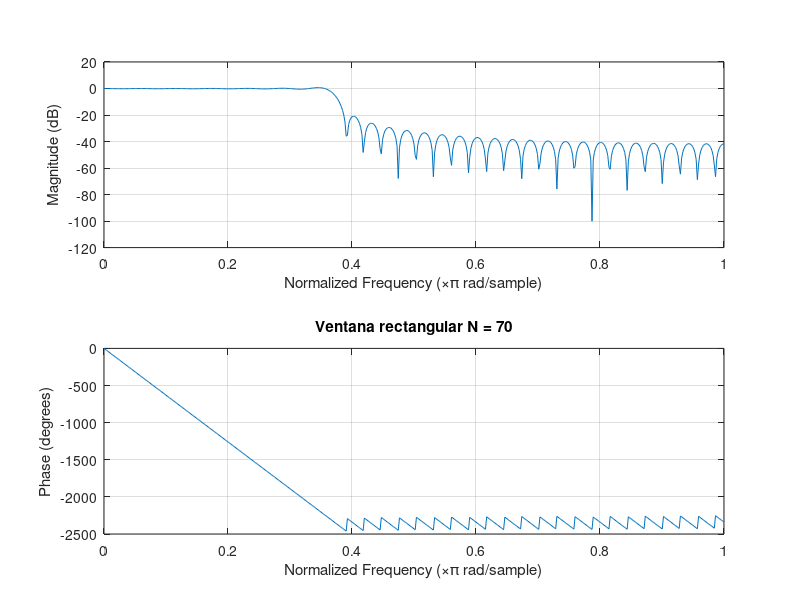
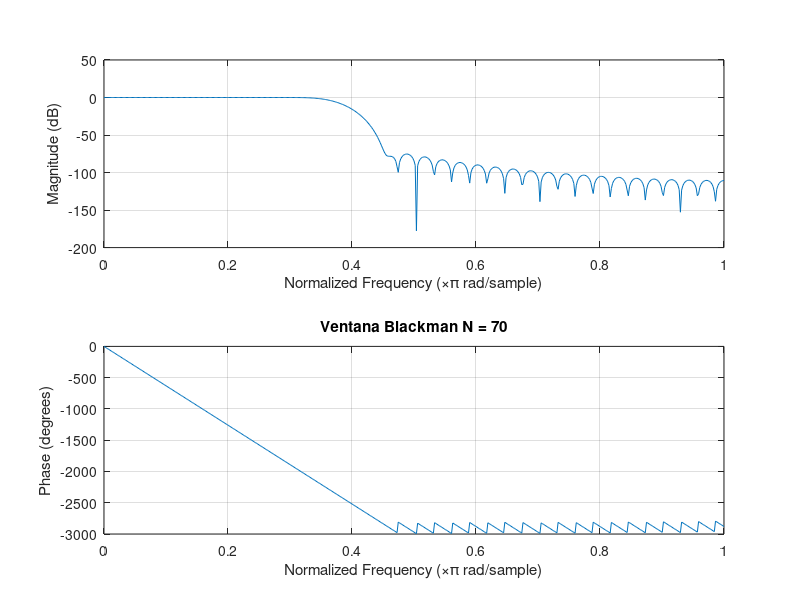
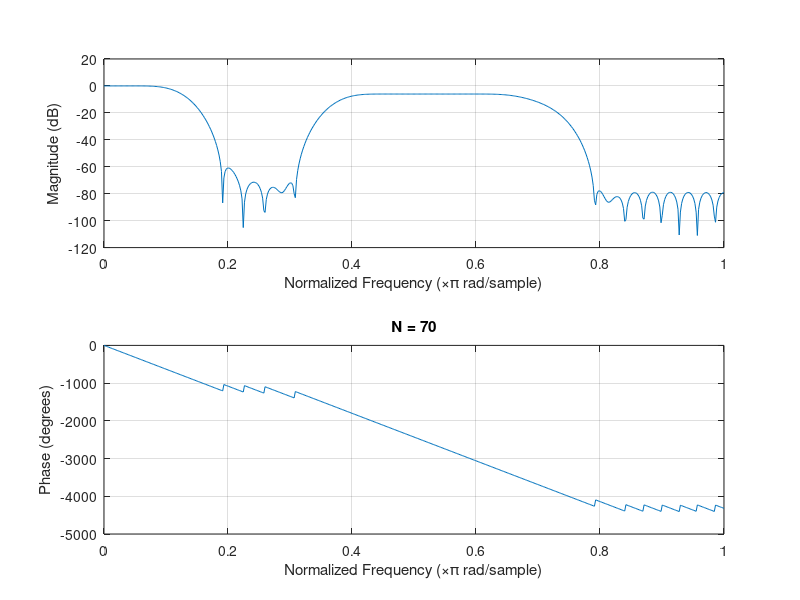
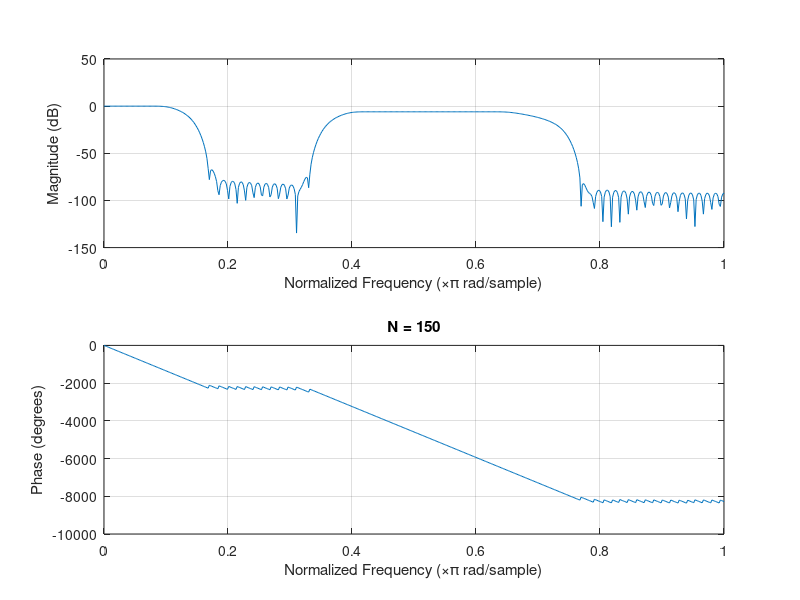

These figures' MATLAB source, in order:
%% DISE ̃NO DE FILTROSFIRUSANDO HERRAMIENTAS DEMATLAB 1) 


N = 70; %orden
fc = 3000; %
tm = 16000; % 

W =  fc*2/tm; % 

rect = rectwin(N+1);
bckmn = blackman(N+1);

B1 = fir1(N,W,rect);
B2 = fir1(N,W,bckmn);

%usar comando fdatool y generar filtro con B.
figure 
freqz(B1)
title('Ventana rectangular N = 70');

figure
freqz(B2)
title('Ventana Blackman N = 70');

%% 2)
N1 = 70;
N2 = 150;

f = [0 0.1 0.15 0.35 0.4 0.65 0.75 1];
m = [1 1 0 0 0.5 0.5 0 0];

B1 = fir2(N1,f,m);
B2 = fir2(N2,f,m);

figure  
freqz(B1)
title('N = 70');
figure
freqz(B2)
title('N = 150');


%% 3)


